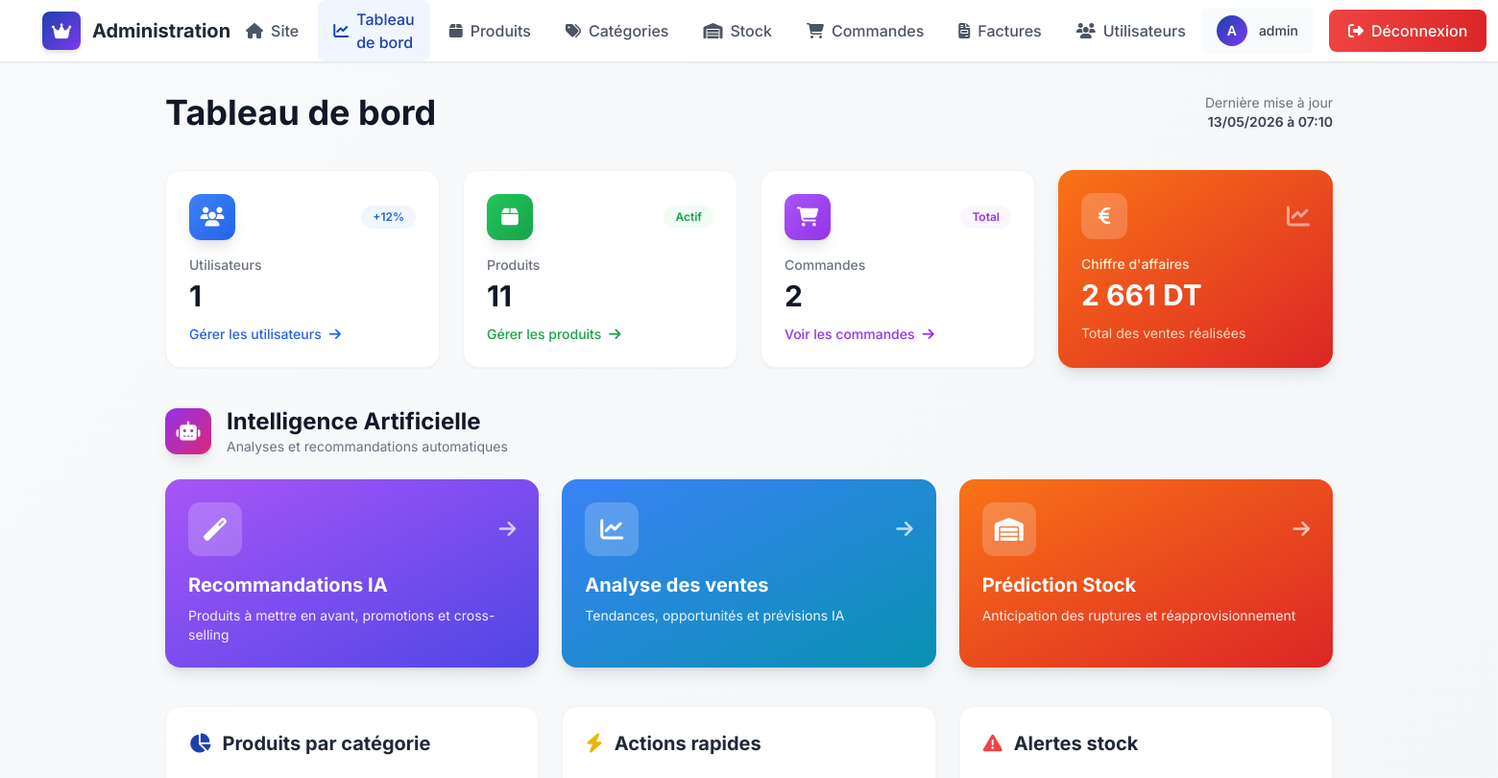
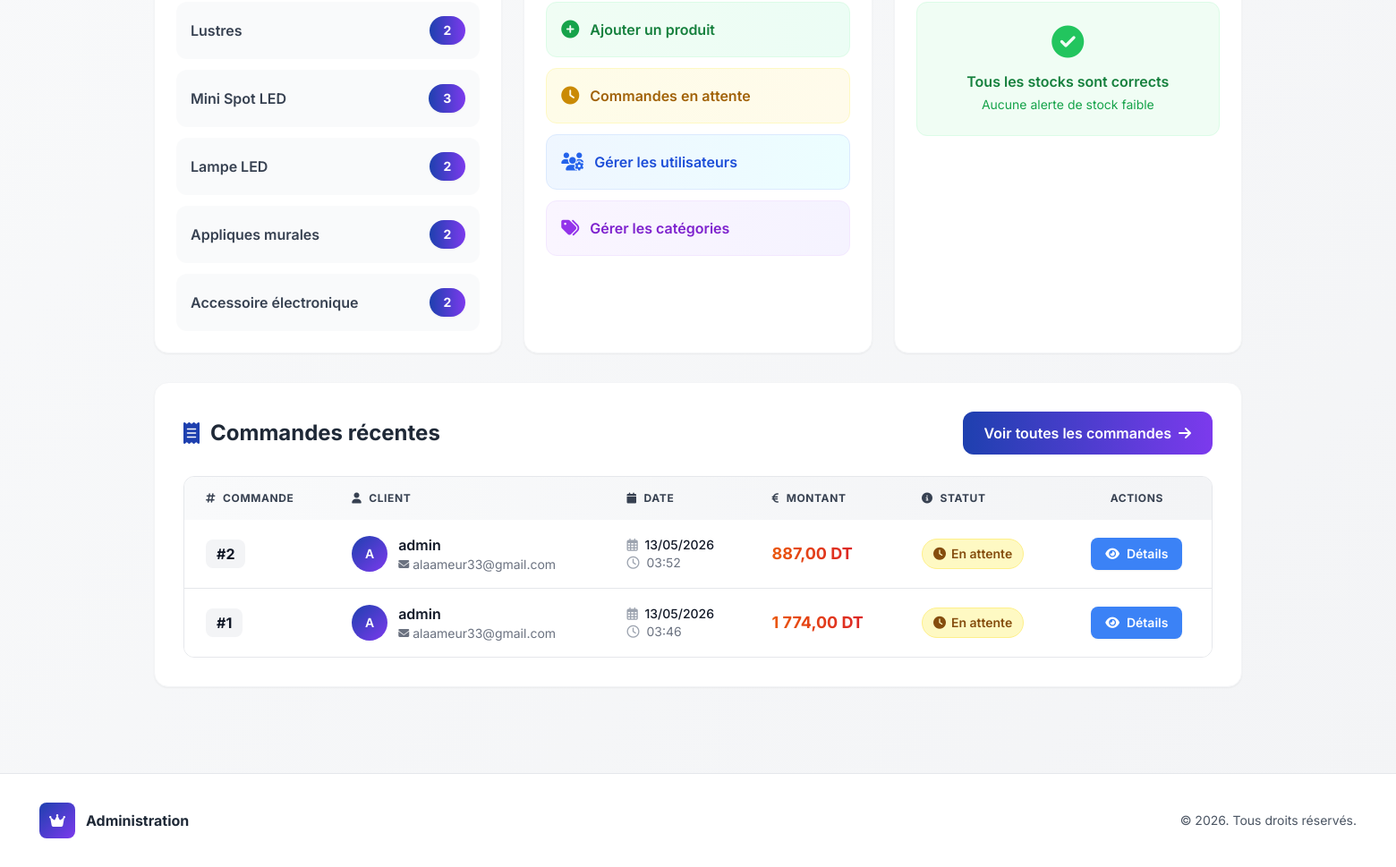
Page /admin/dashboard.php (signed in) on the committed database (2 pictures, top to bottom).
### tables this page shows
CREATE TABLE `commandes` (
  `id` int(11) NOT NULL,
  `user_id` int(11) DEFAULT NULL,
  `montant_total` decimal(10,2) NOT NULL,
  `statut` enum('en_attente','confirmee','en_livraison','livree','annulee') DEFAULT 'en_attente',
  `mode_paiement` enum('livraison','carte','virement') DEFAULT 'livraison',
  `adresse_livraison` text DEFAULT NULL,
  `date_commande` timestamp NOT NULL DEFAULT current_timestamp()
);

CREATE TABLE `users` (
  `id` int(11) NOT NULL,
  `username` varchar(50) NOT NULL,
  `email` varchar(100) NOT NULL,
  `password` varchar(255) NOT NULL,
  `role` enum('client','admin','commercial','gestion_stock') DEFAULT 'client',
  `nom` varchar(100) DEFAULT NULL,
  `prenom` varchar(100) DEFAULT NULL,
  `adresse` text DEFAULT NULL,
  `ville` varchar(100) DEFAULT NULL,
  `code_postal` varchar(10) DEFAULT NULL,
  `telephone` varchar(20) DEFAULT NULL,
  `date_creation` timestamp NOT NULL DEFAULT current_timestamp()
);

### admin/dashboard.php (the view, shortened to what the rows shown need)
<?php
require_once '../db/db.php';
$stmt = $pdo->query("
    SELECT c.*, u.username, u.email
    FROM commandes c
    JOIN users u ON c.user_id = u.id
    ORDER BY c.date_commande DESC
    LIMIT 10
");
$commandes_recentes = $stmt->fetchAll();
?>
<!DOCTYPE html>
<html lang="fr">
<head>
    <script src="https://cdn.tailwindcss.com"></script>
    <link rel="stylesheet" href="https://cdnjs.cloudflare.com/ajax/libs/font-awesome/6.4.0/css/all.min.css">
</head>
<body class="bg-gradient-to-br from-gray-50 to-gray-100 min-h-screen font-sans antialiased">
    <nav class="bg-white border-b border-gray-200 sticky top-0 z-50 shadow-sm backdrop-blur-lg bg-opacity-90">
        <div class="container mx-auto px-6 lg:px-8">
            <div class="flex justify-between items-center h-16">
                <a href="dashboard.php" class="flex items-center space-x-3 group">
                    <div>
                        <h1 class="text-xl font-bold text-gray-800">Administration</h1>
                    </div>
                </a>
            </div>
        </div>
    </nav>
    <main class="container mx-auto px-6 lg:px-8 py-8 max-w-7xl">
        <div class="mb-10 animate-fadeIn">
            <div class="flex items-center justify-between mb-2">
                <h2 class="text-4xl font-bold text-gray-900">
                    Tableau de bord
                </h2>
            </div>
        </div>
        <div class="bg-white rounded-2xl shadow-sm border border-gray-100 p-8 animate-fadeIn" style="animation-delay: 0.7s;">
            <?php if (count($commandes_recentes) > 0): ?>
                <div class="overflow-x-auto rounded-xl border border-gray-200">
                    <table class="w-full">
                        <thead>
                            <tr class="bg-gradient-to-r from-gray-50 to-gray-100">
                                <th class="px-6 py-4 text-left text-xs font-bold text-gray-700 uppercase tracking-wider">
                                    <i class="fas fa-hashtag mr-2"></i>Commande
                                </th>
                                <th class="px-6 py-4 text-left text-xs font-bold text-gray-700 uppercase tracking-wider">
                                    <i class="fas fa-user mr-2"></i>Client
                                </th>
                                <th class="px-6 py-4 text-left text-xs font-bold text-gray-700 uppercase tracking-wider">
                                    <i class="fas fa-calendar mr-2"></i>Date
                                </th>
                                <th class="px-6 py-4 text-left text-xs font-bold text-gray-700 uppercase tracking-wider">
                                    <i class="fas fa-euro-sign mr-2"></i>Montant
                                </th>
                                <th class="px-6 py-4 text-left text-xs font-bold text-gray-700 uppercase tracking-wider">
                                    <i class="fas fa-info-circle mr-2"></i>Statut
                                </th>
                                <th class="px-6 py-4 text-center text-xs font-bold text-gray-700 uppercase tracking-wider">
                                    Actions
                                </th>
                            </tr>
                        </thead>
                        <tbody class="divide-y divide-gray-200 bg-white">
                            <?php foreach ($commandes_recentes as $commande): ?>
                            <tr class="hover:bg-blue-50 transition-colors duration-150">
                                <td class="px-6 py-4 whitespace-nowrap">
                                    <span class="font-bold text-gray-900 bg-gray-100 px-3 py-1.5 rounded-lg">
                                        #<?php echo $commande['id']; ?>
                                    </span>
                                </td>
                                <td class="px-6 py-4">
                                    <div class="flex items-center">
                                        <div class="w-10 h-10 bg-gradient-to-br from-primary to-secondary rounded-full flex items-center justify-center mr-3 flex-shrink-0">
                                            <span class="text-white text-sm font-semibold">
                                                <?php echo strtoupper(substr($commande['username'], 0, 1)); ?>
                                            </span>
                                        </div>
                                        <div>
                                            <p class="font-semibold text-gray-900"><?php echo htmlspecialchars($commande['username']); ?></p>
                                            <p class="text-sm text-gray-500 flex items-center">
                                                <i class="fas fa-envelope text-xs mr-1"></i>
                                                <?php echo htmlspecialchars($commande['email']); ?>
                                            </p>
                                        </div>
                                    </div>
                                </td>
                                <td class="px-6 py-4 whitespace-nowrap">
                                    <div class="text-sm">
                                        <p class="font-medium text-gray-900">
                                            <i class="far fa-calendar-alt mr-1 text-gray-400"></i>
                                            <?php echo date('d/m/Y', strtotime($commande['date_commande'])); ?>
                                        </p>
                                        <p class="text-gray-500">
                                            <i class="far fa-clock mr-1 text-gray-400"></i>
                                            <?php echo date('H:i', strtotime($commande['date_commande'])); ?>
                                        </p>
                                    </div>
                                </td>
                                <td class="px-6 py-4 whitespace-nowrap">
                                    <span class="font-bold text-lg bg-gradient-to-r from-orange-600 to-red-600 bg-clip-text text-transparent">
                                    </span>
                                </td>
                                <td class="px-6 py-4 whitespace-nowrap">
                                    <?php
                                    $statut_config = [
                                        'en_attente' => [
                                            'text' => 'En attente',
                                            'icon' => 'fa-clock',
                                            'class' => 'bg-yellow-100 text-yellow-800 border-yellow-200'
                                        ],
                                        'confirmee' => [
                                            'text' => 'Confirmée',
                                            'icon' => 'fa-check-circle',
                                            'class' => 'bg-green-100 text-green-800 border-green-200'
                                        ],
                                        'expedie' => [
                                            'text' => 'Expédiée',
                                            'icon' => 'fa-shipping-fast',
                                            'class' => 'bg-blue-100 text-blue-800 border-blue-200'
                                        ],
                                        'livree' => [
                                            'text' => 'Livrée',
                                            'icon' => 'fa-check-double',
                                            'class' => 'bg-emerald-100 text-emerald-800 border-emerald-200'
                                        ],
                                        'annulee' => [
                                            'text' => 'Annulée',
                                            'icon' => 'fa-times-circle',
                                            'class' => 'bg-red-100 text-red-800 border-red-200'
                                        ]
                                    ];
                                    $config = $statut_config[$commande['statut']] ?? [
                                        'text' => $commande['statut'],
                                        'icon' => 'fa-question-circle',
                                        'class' => 'bg-gray-100 text-gray-800 border-gray-200'
                                    ];
                                    ?>
                                    <span class="inline-flex items-center px-3 py-1.5 rounded-full text-sm font-semibold border <?php echo $config['class']; ?>">
                                        <i class="fas <?php echo $config['icon']; ?> mr-1.5"></i>
                                        <?php echo $config['text']; ?>
                                    </span>
                                </td>
                                <td class="px-6 py-4 text-center whitespace-nowrap">
                                    <a href="commands.php?id=<?php echo $commande['id']; ?>"
                                       class="inline-flex items-center px-4 py-2 bg-blue-500 hover:bg-blue-600 text-white rounded-lg text-sm font-semibold transition-all duration-200 shadow-sm hover:shadow-md group">
                                        <i class="fas fa-eye mr-2"></i>
                                        <span>Détails</span>
                                    </a>
                                </td>
                            </tr>
                            <?php endforeach; ?>
                        </tbody>
                    </table>
                </div>
            <?php endif; ?>
        </div>
    </main>
</body>
</html>

### rows in the picture
commandes: id "2", user.username "A", user.username "admin", user.email "alaameur33@gmail.com", date_commande "13/05/2026", date_commande "03:52", statut "En attente"
commandes: id "1", user.username "A", user.username "admin", user.email "alaameur33@gmail.com", date_commande "13/05/2026", date_commande "03:46", statut "En attente"

### other values in the picture
substr($_SESSION['username'], 0, 1) "A"
$_SESSION['username'] "admin"
$total_users "1"
$total_produits "11"
$total_commandes "2"
$chiffre_affaires "2 661"
$stat['nom'] "Lustres"
$stat['nb_produits'] "2"
$stat['nom'] "Mini Spot LED"
$stat['nb_produits'] "3"
$stat['nom'] "Lampe LED"
$stat['nom'] "Appliques murales"
$stat['nom'] "Accessoire électronique"
